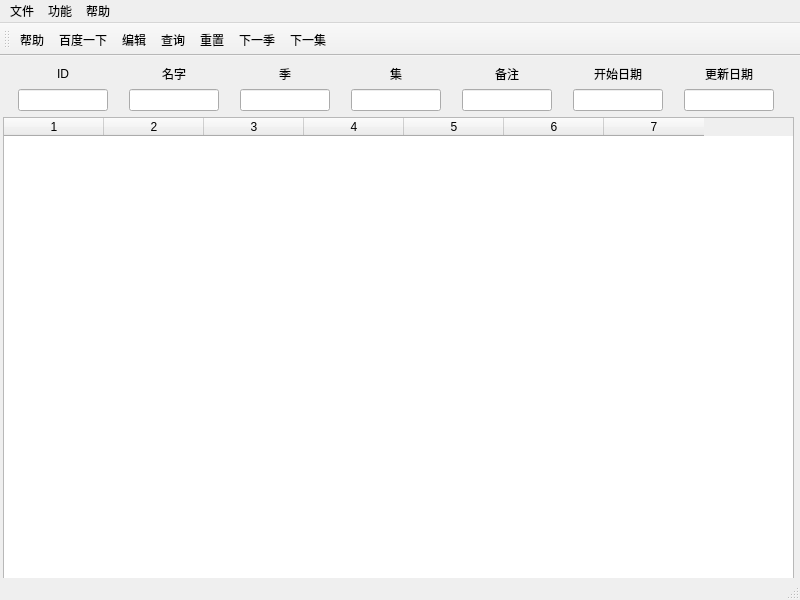
<?xml version="1.0" encoding="UTF-8"?>
<ui version="4.0">
 <class>MainWindow</class>
 <widget class="QMainWindow" name="MainWindow">
  <property name="geometry">
   <rect>
    <x>0</x>
    <y>0</y>
    <width>800</width>
    <height>600</height>
   </rect>
  </property>
  <property name="sizePolicy">
   <sizepolicy hsizetype="Maximum" vsizetype="Maximum">
    <horstretch>0</horstretch>
    <verstretch>0</verstretch>
   </sizepolicy>
  </property>
  <property name="minimumSize">
   <size>
    <width>800</width>
    <height>600</height>
   </size>
  </property>
  <property name="baseSize">
   <size>
    <width>0</width>
    <height>0</height>
   </size>
  </property>
  <property name="windowTitle">
   <string>My Show</string>
  </property>
  <property name="toolButtonStyle">
   <enum>Qt::ToolButtonTextOnly</enum>
  </property>
  <widget class="QWidget" name="centralWidget">
   <property name="sizePolicy">
    <sizepolicy hsizetype="Maximum" vsizetype="Expanding">
     <horstretch>0</horstretch>
     <verstretch>0</verstretch>
    </sizepolicy>
   </property>
   <widget class="QWidget" name="layoutWidget">
    <property name="geometry">
     <rect>
      <x>3</x>
      <y>9</y>
      <width>791</width>
      <height>521</height>
     </rect>
    </property>
    <layout class="QVBoxLayout" name="verticalLayout">
     <item>
      <layout class="QGridLayout" name="gridLayout">
       <property name="sizeConstraint">
        <enum>QLayout::SetDefaultConstraint</enum>
       </property>
       <item row="0" column="0">
        <widget class="QLabel" name="label">
         <property name="text">
          <string>ID</string>
         </property>
         <property name="alignment">
          <set>Qt::AlignCenter</set>
         </property>
        </widget>
       </item>
       <item row="0" column="1">
        <widget class="QLabel" name="label_2">
         <property name="text">
          <string>名字</string>
         </property>
         <property name="alignment">
          <set>Qt::AlignCenter</set>
         </property>
        </widget>
       </item>
       <item row="0" column="2">
        <widget class="QLabel" name="label_3">
         <property name="text">
          <string>季</string>
         </property>
         <property name="alignment">
          <set>Qt::AlignCenter</set>
         </property>
        </widget>
       </item>
       <item row="0" column="3">
        <widget class="QLabel" name="label_4">
         <property name="text">
          <string>集</string>
         </property>
         <property name="alignment">
          <set>Qt::AlignCenter</set>
         </property>
        </widget>
       </item>
       <item row="0" column="4">
        <widget class="QLabel" name="label_5">
         <property name="text">
          <string>备注</string>
         </property>
         <property name="alignment">
          <set>Qt::AlignCenter</set>
         </property>
        </widget>
       </item>
       <item row="0" column="5">
        <widget class="QLabel" name="label_6">
         <property name="text">
          <string>开始日期</string>
         </property>
         <property name="alignment">
          <set>Qt::AlignCenter</set>
         </property>
        </widget>
       </item>
       <item row="0" column="6">
        <widget class="QLabel" name="label_7">
         <property name="text">
          <string>更新日期</string>
         </property>
         <property name="alignment">
          <set>Qt::AlignCenter</set>
         </property>
        </widget>
       </item>
       <item row="1" column="0">
        <widget class="QLineEdit" name="lineEdit">
         <property name="maximumSize">
          <size>
           <width>90</width>
           <height>16777215</height>
          </size>
         </property>
        </widget>
       </item>
       <item row="1" column="1">
        <widget class="QLineEdit" name="lineEdit_2">
         <property name="maximumSize">
          <size>
           <width>90</width>
           <height>16777215</height>
          </size>
         </property>
        </widget>
       </item>
       <item row="1" column="2">
        <widget class="QLineEdit" name="lineEdit_3">
         <property name="maximumSize">
          <size>
           <width>90</width>
           <height>16777215</height>
          </size>
         </property>
        </widget>
       </item>
       <item row="1" column="3">
        <widget class="QLineEdit" name="lineEdit_4">
         <property name="maximumSize">
          <size>
           <width>90</width>
           <height>16777215</height>
          </size>
         </property>
        </widget>
       </item>
       <item row="1" column="4">
        <widget class="QLineEdit" name="lineEdit_5">
         <property name="maximumSize">
          <size>
           <width>90</width>
           <height>16777215</height>
          </size>
         </property>
        </widget>
       </item>
       <item row="1" column="5">
        <widget class="QLineEdit" name="lineEdit_6">
         <property name="maximumSize">
          <size>
           <width>90</width>
           <height>16777215</height>
          </size>
         </property>
        </widget>
       </item>
       <item row="1" column="6">
        <widget class="QLineEdit" name="lineEdit_7">
         <property name="maximumSize">
          <size>
           <width>90</width>
           <height>16777215</height>
          </size>
         </property>
        </widget>
       </item>
      </layout>
     </item>
     <item>
      <widget class="QTableWidget" name="tableWidget">
       <property name="styleSheet">
        <string notr="true">font: 9pt &quot;文泉驿等宽微米黑&quot;;</string>
       </property>
       <property name="editTriggers">
        <set>QAbstractItemView::AnyKeyPressed|QAbstractItemView::DoubleClicked|QAbstractItemView::EditKeyPressed</set>
       </property>
       <property name="columnCount">
        <number>7</number>
       </property>
       <attribute name="horizontalHeaderVisible">
        <bool>true</bool>
       </attribute>
       <attribute name="verticalHeaderVisible">
        <bool>false</bool>
       </attribute>
       <column/>
       <column/>
       <column/>
       <column/>
       <column/>
       <column/>
       <column/>
      </widget>
     </item>
    </layout>
   </widget>
  </widget>
  <widget class="QMenuBar" name="menuBar">
   <property name="geometry">
    <rect>
     <x>0</x>
     <y>0</y>
     <width>800</width>
     <height>23</height>
    </rect>
   </property>
   <widget class="QMenu" name="menu">
    <property name="title">
     <string>文件</string>
    </property>
    <addaction name="action"/>
   </widget>
   <widget class="QMenu" name="menu_2">
    <property name="title">
     <string>功能</string>
    </property>
    <addaction name="action_5"/>
    <addaction name="action_6"/>
    <addaction name="action_7"/>
    <addaction name="action_3"/>
    <addaction name="separator"/>
    <addaction name="action_9"/>
    <addaction name="action_10"/>
   </widget>
   <widget class="QMenu" name="menu_3">
    <property name="title">
     <string>帮助</string>
    </property>
    <addaction name="action_2"/>
    <addaction name="separator"/>
    <addaction name="action_4"/>
   </widget>
   <addaction name="menu"/>
   <addaction name="menu_2"/>
   <addaction name="menu_3"/>
  </widget>
  <widget class="QStatusBar" name="statusBar">
   <property name="styleSheet">
    <string notr="true">font: 9pt &quot;文泉驿等宽微米黑&quot; rgb(255, 0, 0);
color: rgb(255, 0, 0);</string>
   </property>
  </widget>
  <widget class="QToolBar" name="toolBar">
   <property name="windowTitle">
    <string>toolBar</string>
   </property>
   <attribute name="toolBarArea">
    <enum>TopToolBarArea</enum>
   </attribute>
   <attribute name="toolBarBreak">
    <bool>false</bool>
   </attribute>
   <addaction name="action_2"/>
   <addaction name="action_3"/>
   <addaction name="action_7"/>
   <addaction name="action_5"/>
   <addaction name="action_6"/>
   <addaction name="action_9"/>
   <addaction name="action_10"/>
  </widget>
  <action name="action">
   <property name="text">
    <string>退出</string>
   </property>
  </action>
  <action name="action_2">
   <property name="text">
    <string>帮助</string>
   </property>
  </action>
  <action name="action_4">
   <property name="text">
    <string>关于</string>
   </property>
  </action>
  <action name="action_5">
   <property name="text">
    <string>查询</string>
   </property>
  </action>
  <action name="action_6">
   <property name="text">
    <string>重置</string>
   </property>
  </action>
  <action name="action_7">
   <property name="text">
    <string>编辑</string>
   </property>
  </action>
  <action name="action_3">
   <property name="text">
    <string>百度一下</string>
   </property>
  </action>
  <action name="action_9">
   <property name="text">
    <string>下一季</string>
   </property>
  </action>
  <action name="action_10">
   <property name="text">
    <string>下一集</string>
   </property>
  </action>
 </widget>
 <resources/>
 <connections/>
</ui>
